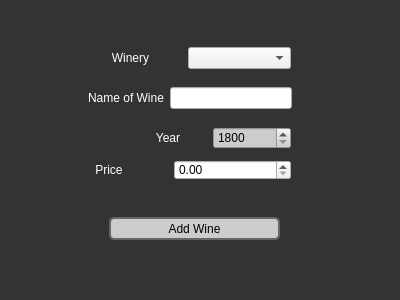
<?xml version="1.0" encoding="UTF-8"?>
<ui version="4.0">
 <class>addwine</class>
 <widget class="QDialog" name="addwine">
  <property name="geometry">
   <rect>
    <x>0</x>
    <y>0</y>
    <width>400</width>
    <height>300</height>
   </rect>
  </property>
  <property name="windowTitle">
   <string>Dialog</string>
  </property>
  <property name="styleSheet">
   <string notr="true">QPushButton,QSpinBox{background-color: #ccc;}

QPushButton:hover
{
background: #eee;
cursor: pointer;
  
}
QDialog
{
 background: #333;
}
QPushButton {  border: 2px solid #666;border-radius: 5px;z-index:1000;}

QPushButton#viewWineries
{ 
height:100px;
}
QLabel
{
 
 color:#fff;
}
 
#columnView
{z-index: 0; 
background:#666;
} 

#frame,#frame_2,#frame_3
{
   background: #666;
border-bottom: 1px solid #ccc;
}
#frame_4,#frame_5,#frame_6
{
border-bottom: 1px solid #ccc;
   background: #999;
} </string>
  </property>
  <widget class="QPushButton" name="AddWineButton">
   <property name="geometry">
    <rect>
     <x>109</x>
     <y>217</y>
     <width>171</width>
     <height>23</height>
    </rect>
   </property>
   <property name="text">
    <string>Add Wine</string>
   </property>
  </widget>
  <widget class="QWidget" name="layoutWidget">
   <property name="geometry">
    <rect>
     <x>88</x>
     <y>87</y>
     <width>204</width>
     <height>22</height>
    </rect>
   </property>
   <layout class="QHBoxLayout" name="horizontalLayout">
    <item>
     <widget class="QLabel" name="TypeOfWineLabel">
      <property name="text">
       <string>Name of Wine</string>
      </property>
      <property name="alignment">
       <set>Qt::AlignCenter</set>
      </property>
     </widget>
    </item>
    <item>
     <widget class="QLineEdit" name="TypeOfWineTextBox"/>
    </item>
   </layout>
  </widget>
  <widget class="QWidget" name="layoutWidget">
   <property name="geometry">
    <rect>
     <x>79</x>
     <y>47</y>
     <width>212</width>
     <height>22</height>
    </rect>
   </property>
   <layout class="QHBoxLayout" name="horizontalLayout_2">
    <item>
     <widget class="QLabel" name="WineryLabel">
      <property name="text">
       <string>Winery</string>
      </property>
      <property name="alignment">
       <set>Qt::AlignCenter</set>
      </property>
     </widget>
    </item>
    <item>
     <widget class="QComboBox" name="WineryDropDownBox"/>
    </item>
   </layout>
  </widget>
  <widget class="QWidget" name="layoutWidget">
   <property name="geometry">
    <rect>
     <x>129</x>
     <y>127</y>
     <width>162</width>
     <height>22</height>
    </rect>
   </property>
   <layout class="QHBoxLayout" name="horizontalLayout_3">
    <item>
     <widget class="QLabel" name="YearLabel">
      <property name="text">
       <string>Year</string>
      </property>
      <property name="alignment">
       <set>Qt::AlignCenter</set>
      </property>
     </widget>
    </item>
    <item>
     <widget class="QSpinBox" name="spinBox">
      <property name="minimum">
       <number>1800</number>
      </property>
      <property name="maximum">
       <number>2015</number>
      </property>
     </widget>
    </item>
   </layout>
  </widget>
  <widget class="QWidget" name="layoutWidget">
   <property name="geometry">
    <rect>
     <x>50</x>
     <y>160</y>
     <width>241</width>
     <height>20</height>
    </rect>
   </property>
   <layout class="QHBoxLayout" name="horizontalLayout_4">
    <item>
     <widget class="QLabel" name="PriceLabel">
      <property name="text">
       <string>Price</string>
      </property>
      <property name="alignment">
       <set>Qt::AlignCenter</set>
      </property>
     </widget>
    </item>
    <item>
     <widget class="QDoubleSpinBox" name="doubleSpinBox">
      <property name="maximum">
       <double>20000.000000000000000</double>
      </property>
      <property name="singleStep">
       <double>0.010000000000000</double>
      </property>
     </widget>
    </item>
   </layout>
  </widget>
 </widget>
 <resources/>
 <connections/>
</ui>
